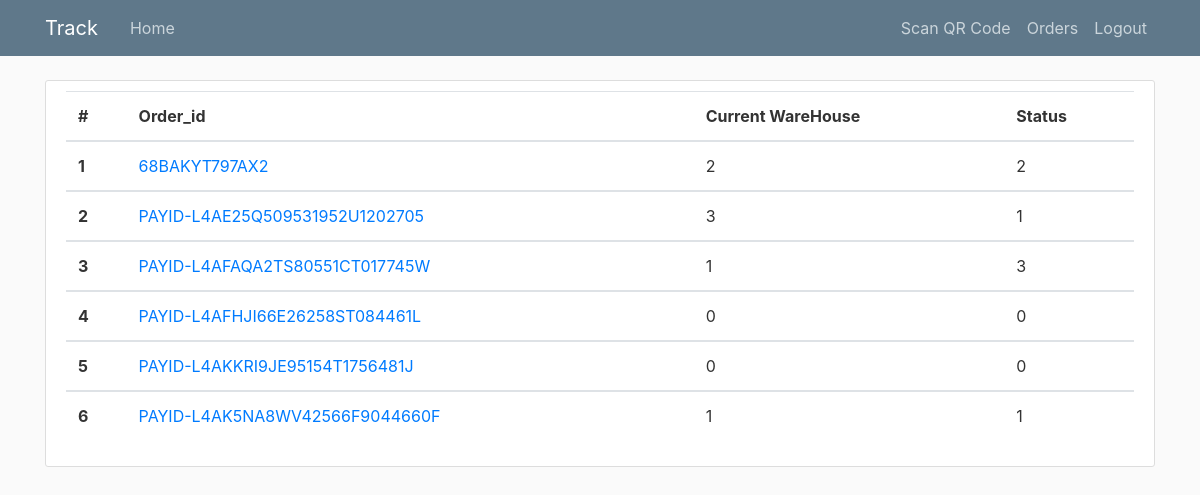
/orders (signed in), run on an earlier commit of the app's database.
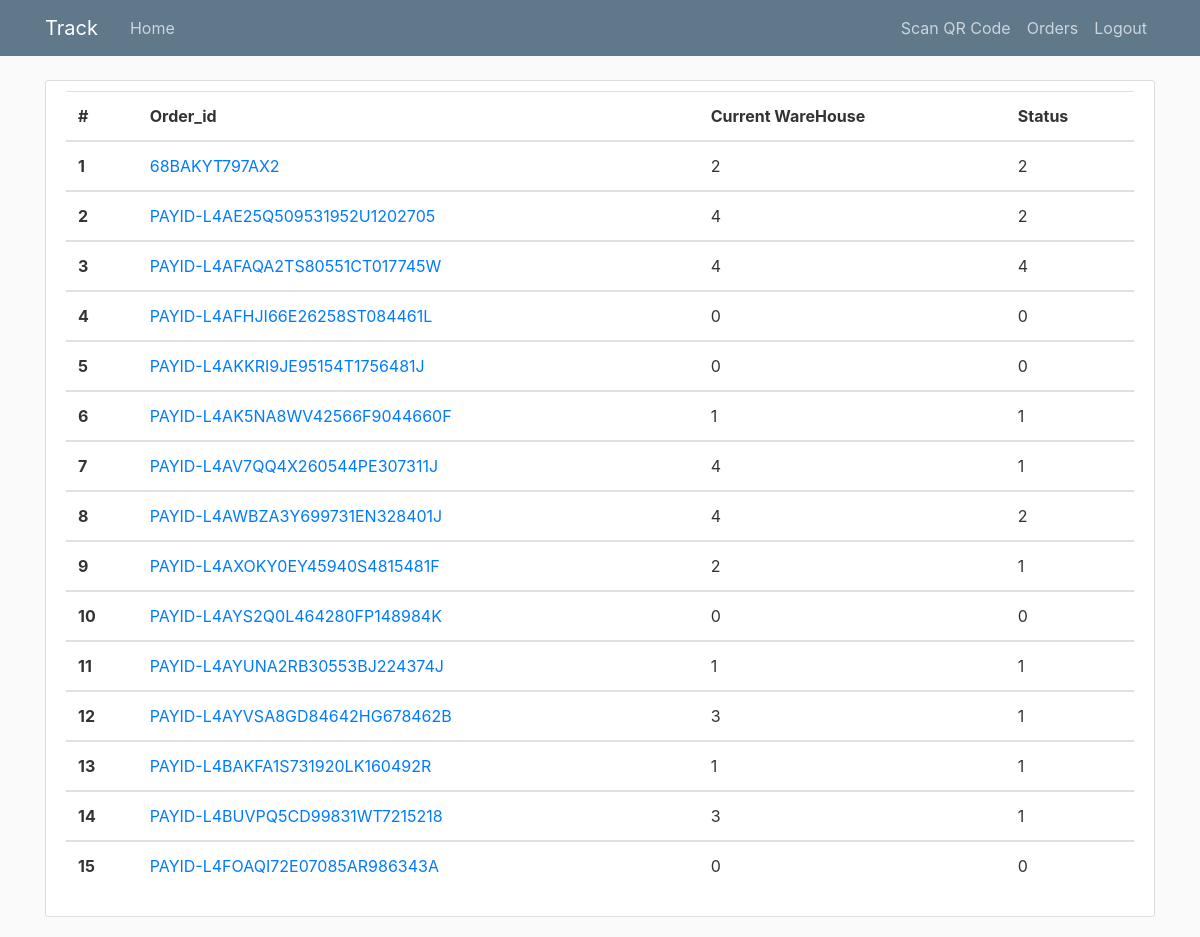
And on a later commit of the database.
### track/models.py (models this page shows)
class OrderDetails(db.Model):
	id = db.Column(db.Integer, primary_key=True)
	paymentID = db.Column(db.String, unique=True, nullable=False)
	email_id = db.Column(db.String, nullable=False, default='vbkhathuria@gmail.com')
	number = db.Column(db.String, nullable=False, default = '917977753034')
	address = db.Column(db.String, nullable = False)
	current_warehouse_id = db.Column(db.Integer, db.ForeignKey('warehouse.id'), default = 0)
	status = db.Column(db.Integer, nullable=False, default = 0)

### track/routes.py (the view)
@app.route('/orders')
@login_required
def orders():
	return render_template('orders.html', title = 'Orders', orders=OrderDetails.query.all())

### track/models.py (called while the page is built)
@login_manager.user_loader
def load_user(user_id):
    return Warehouse.query.get(int(user_id))

### track/templates/orders.html
{% extends "layout.html" %}
{% block content %}
	<div  class="content-section">
		<table class="table">
		  <thead>
		    <tr>
		      <th scope="col">#</th>
		      <th scope="col">Order_id</th>
		      <th scope="col">Current WareHouse</th>
		      <th scope="col">Status</th>
		    </tr>
		  </thead>
		  {% for i in orders %}
			  <tbody>
				    <tr>
				      <th scope="row">{{ loop.index }}</th>
				      <td>
				      <a href="{{ url_for( 'order_details', paymentID = i.paymentID, current_warehouse_id = i.current_warehouse_id ) }}">
				      	{{ i.paymentID }}
				      </a>
				  	  </td>
				      <td>{{ i.current_warehouse_id }}</td>
				      <td>{{ i.status }}</td>
				    </tr>
			  </tbody>
		   {% endfor %}
		</table>
	</div>
{% endblock content %}

### track/templates/layout.html (shortened to what this page needs)
<!DOCTYPE html>
<html>
<head>
    <link rel="stylesheet" href="https://maxcdn.bootstrapcdn.com/bootstrap/4.0.0/css/bootstrap.min.css">
    <link rel="stylesheet" type="text/css" href="{{ url_for('static', filename='main.css') }}">
</head>
<body>
    <header class="site-header">
      <nav class="navbar navbar-expand-md navbar-dark bg-steel fixed-top">
        <div class="container">
          <a class="navbar-brand mr-4" href="/">Track</a>
          <div class="collapse navbar-collapse" id="navbarToggle">
            <div class="navbar-nav mr-auto">
              <a class="nav-item nav-link" href="{{ url_for('orders') }}">Home</a>
            </div>
            <div class="navbar-nav">
              {% if current_user.is_authenticated %}
                <a class="nav-item nav-link" href="{{ url_for('scan') }}">Scan QR Code</a>
                <a class="nav-item nav-link" href="{{ url_for('orders') }}">Orders</a>
                <a class="nav-item nav-link" href="{{ url_for('logout') }}">Logout</a>
              {% else %}
                <a class="nav-item nav-link" href="{{ url_for('warehouselogin') }}">Login</a>
                <a class="nav-item nav-link" href="{{ url_for('addwarehouse') }}">Register</a>
              {% endif %}
            </div>
          </div>
        </div>
      </nav>
    </header>
    <main role="main" class="container">
      <div class="row">
        <div class="col-md-12">
          {% block content %}{% endblock %}
        </div>
    </div>
</body>
</html>

### track/static/main.css (style rules this page uses)
body { background: #fafafa; color: #333333; margin-top: 5rem; }
.bg-steel { background-color: #5f788a; }
.site-header .navbar-nav .nav-link { color: #cbd5db; }
.content-section { background: #ffffff; padding: 10px 20px; border: 1px solid #dddddd; border-radius: 3px; margin-bottom: 20px; }

What changed in the data, as far as the page shows it:
changed OrderDetails "PAYID-L4AE25Q509531952U1202705": current_warehouse_id "3" → "4"; status "1" → "2"
changed OrderDetails "PAYID-L4AFAQA2TS80551CT017745W": current_warehouse_id "1" → "4"; status "3" → "4"
added OrderDetails: paymentID "PAYID-L4AV7QQ4X260544PE307311J", current_warehouse_id "4", status "1"
added OrderDetails: paymentID "PAYID-L4AWBZA3Y699731EN328401J", current_warehouse_id "4", status "2"
added OrderDetails: paymentID "PAYID-L4AXOKY0EY45940S4815481F", current_warehouse_id "2", status "1"
added OrderDetails: paymentID "PAYID-L4AYS2Q0L464280FP148984K", current_warehouse_id "0", status "0"
added OrderDetails: paymentID "PAYID-L4AYUNA2RB30553BJ224374J", current_warehouse_id "1", status "1"
added OrderDetails: paymentID "PAYID-L4AYVSA8GD84642HG678462B", current_warehouse_id "3", status "1"
added OrderDetails: paymentID "PAYID-L4BAKFA1S731920LK160492R", current_warehouse_id "1", status "1"
added OrderDetails: paymentID "PAYID-L4BUVPQ5CD99831WT7215218", current_warehouse_id "3", status "1"
added OrderDetails: paymentID "PAYID-L4FOAQI72E07085AR986343A", current_warehouse_id "0", status "0"
